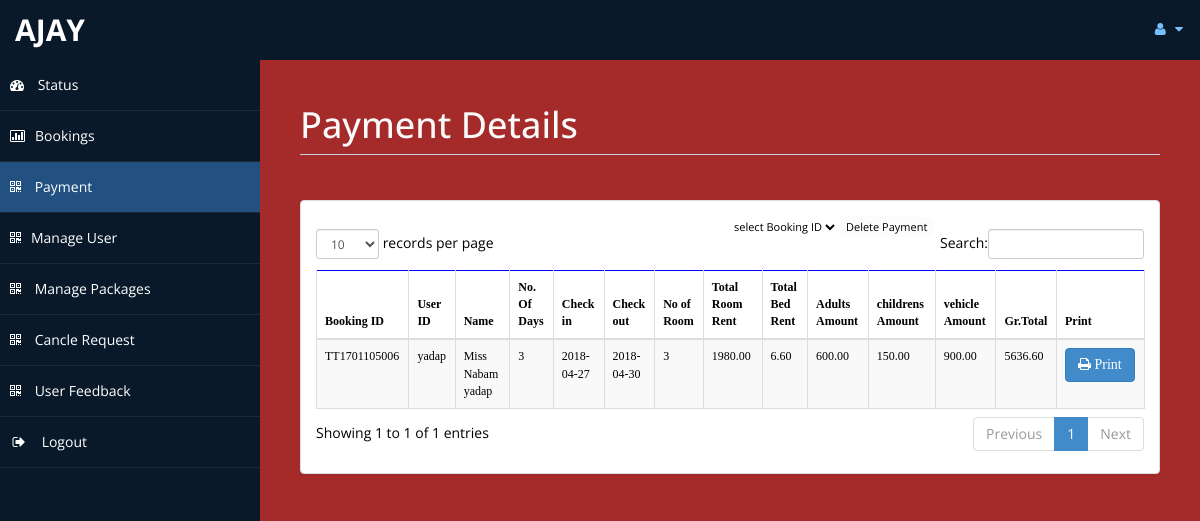
The app's page /admin/payment.php (signed in) with its own data.
### tables this page shows
CREATE TABLE `payment` (
  `id` int(11) NOT NULL,
  `booking_id` varchar(100) NOT NULL,
  `package_name` varchar(100) NOT NULL,
  `category` varchar(100) NOT NULL,
  `package_price` varchar(50) NOT NULL,
  `title` varchar(5) DEFAULT NULL,
  `fname` varchar(30) DEFAULT NULL,
  `lname` varchar(30) DEFAULT NULL,
  `troom` varchar(30) DEFAULT NULL,
  `tbed` varchar(30) DEFAULT NULL,
  `nroom` int(11) DEFAULT NULL,
  `cin` date DEFAULT NULL,
  `cout` date DEFAULT NULL,
  `ttot` double(8,2) DEFAULT NULL,
  `btot` double(8,2) DEFAULT NULL,
  `noofdays` int(11) DEFAULT NULL,
  `t_adults` double(8,2) NOT NULL,
  `t_childs` double(8,2) NOT NULL,
  `t_vehicle` double(8,2) NOT NULL,
  `fintot` double(8,2) DEFAULT NULL,
  `userid` varchar(100) NOT NULL
);

### admin/payment.php (the view, shortened to what this page needs)
<!DOCTYPE html>
<html xmlns="http://www.w3.org/1999/xhtml">
<head>
    <link href="assets/css/bootstrap.css" rel="stylesheet" />
    <link href="assets/css/font-awesome.css" rel="stylesheet" />
    <link href="assets/css/custom-styles.css" rel="stylesheet" />
    <link href="assets/js/dataTables/dataTables.bootstrap.css" rel="stylesheet" />
</head>
<body>
    <div id="wrapper">
        <nav class="navbar navbar-default top-navbar" role="navigation">
            <div class="navbar-header">
                <a class="navbar-brand" href="home.php"><?php echo $_SESSION["user"]; ?> </a>
            </div>
            <ul class="nav navbar-top-links navbar-right">
                <li class="dropdown">
                    <a class="dropdown-toggle" data-toggle="dropdown" href="#" aria-expanded="false">
                        <i class="fa fa-user fa-fw"></i> <i class="fa fa-caret-down"></i>
                    </a>
                </li>
            </ul>
        </nav>
        <nav class="navbar-default navbar-side" role="navigation">
            <div class="sidebar-collapse">
                <ul class="nav" id="main-menu">
                    <li>
                        <a href="home.php"><i class="fa fa-dashboard"></i> Status</a>
                    </li>
					<li>
                        <a href="roombook.php"><i class="fa fa-bar-chart-o"></i>Bookings</a>
                    </li>
                    <li>
                        <a class="active-menu" href="payment.php"><i class="fa fa-qrcode"></i> Payment</a>
                    </li>
                      <li>
                        <a   href="manageuser.php"><i class="fa fa-qrcode"></i>Manage User</a>
                    </li>
                      <li>
                        <a   href="managepackage.php"><i class="fa fa-qrcode"></i> Manage Packages</a>
                    </li>
                     <li>
                        <a  href="cancle.php"><i class="fa fa-qrcode"></i> Cancle Request</a>
                    </li>
                                        <li>
                        <a  href="feedback.php"><i class="fa fa-qrcode"></i> User Feedback</a>
                    </li>
                    <li>
                        <a href="logout.php" ><i class="fa fa-sign-out fa-fw"></i> Logout</a>
                    </li>
            </div>
        </nav>
        <div id="page-wrapper" >
            <div id="page-inner">
			 <div class="row">
                    <div class="col-md-12">
                        <h1 class="page-header">
                           Payment Details<small> </small>
                        </h1>
                    </div>
                </div>
            <div class="row">
                <div class="col-md-12">
                    <div class="panel panel-default">
                        <div class="panel-body">
                          <div class="f1"><form method="post" ><select name="dd" ><option>select Booking ID
                    <?php
$cn=mysqli_connect("localhost","root","","tourismtrades");
$s="select * from payment";
$result=mysqli_query($cn,$s);
while($data=mysqli_fetch_array($result))
{
		echo "<option value=$data[1]>$data[1]</option>";
}
?>
    </option></select><input type="submit" name="det" value="Delete Payment" id="d1"></form></td></th>
?> </div>
                            <div class="table-responsive">
                                <table style="border-color:blue;" class="table table-striped table-bordered table-hover" id="dataTables-example">
                                    <thead>
                                        <tr style="color:black; font-family:loto;">
                                            <th>Booking ID</th>
                                            <th>User ID</th>
                                            <th>Name</th>
                                            <th>No. Of Days</th>
								            <th>Check in</th>
											<th>Check out</th>
											<th>No of Room</th>
                                            <th>Total Room Rent</th>
											<th>Total Bed Rent</th>
								            <th>Adults Amount</th>
                                            <th>childrens Amount</th>
                                            <th>vehicle Amount</th>
											<th>Gr.Total</th>
											<th>Print</th>
                                        </tr>
                                    </thead>
                                    <tbody style="color:black; font-family:loto;">
									<?php
										include ('db.php');
										$sql="select * from payment";
										$re = mysqli_query($con,$sql);
										while($row = mysqli_fetch_array($re))
										{
											$id = $row['id'];
											if($id % 2 ==1 )
											{
												echo"<tr class='gradeC'>
                                                     <td>".$row['booking_id']."</td>
                                                     <td>".$row['userid']."</td>
													<td>".$row['title']." ".$row['fname']." ".$row['lname']."</td><td>".$row['noofdays']."</td>
													<td>".$row['cin']."</td>
													<td>".$row['cout']."</td>
													<td>".$row['nroom']."</td>
                                                    <td>".$row['ttot']."</td>
				                                    <td>".$row['btot']."</td>
                                                     <td>".$row['t_adults']."</td>
                                                      <td>".$row['t_childs']."</td>
                                                      <td>".$row['t_vehicle']."</td>
													<td>".$row['fintot']."</td>
													<td><a href=print.php?pid=".$id ." <button class='btn btn-primary'> <i class='fa fa-print' ></i> Print</button></td>
													</tr>";
											}
										}
									?>
                                    </tbody>
                                </table>
                            </div>
                        </div>
                    </div>
                </div>
            </div>
                </div>
            </div>
    </div>
</body>
</html>

### admin/assets/css/custom-styles.css (style rules this page uses)
body { font-family: 'Open Sans', sans-serif; }
#wrapper { width: 100%; background:#09192A; }
#page-wrapper { padding: 15px 15px; min-height: 600px; background:brown; }
#page-inner { width:100%; margin:10px 20px 10px 0px; background-color:transparent; padding:10px; min-height:1200px; }
h1, .h1, h2, .h2, h3, .h3 { margin-top: 7px; margin-bottom: -5px; }
.page-header { padding-bottom: 9px; margin: 10px 0 45px; border-bottom: 1px solid #C7D1DD; }
.top-navbar { margin:0px; }
.top-navbar .navbar-brand { color: #fff; width: 260px; text-align: left; height: 60px; font-size: 30px; font-weight: 700; text-transform: uppercase; line-height: 30px; }
.top-navbar .nav > li { position: relative; display: inline-block; }
.top-navbar .nav > li > a { position: relative; display: block; padding: 19px 15px; color: #77C0FD; }
.active-menu { background-color:#225081!important; }
.sidebar-collapse , .sidebar-collapse .nav { background:none; }
.sidebar-collapse .nav { padding:0; }
.sidebar-collapse .nav > li > a { color:#fff; background:transparent; text-shadow:none; }
.sidebar-collapse > .nav > li > a { padding:15px 10px; }
.sidebar-collapse > .nav > li { border-bottom: 1px solid rgba(107, 108, 109, 0.19); }
.navbar-side { border:none; background-color: transparent; }
.top-navbar { background:#09192A; border-bottom:none; }
.top-navbar .nav > li > a > i { margin-right: 2px; }
.navbar-default { border:0px solid black; }
.navbar-header { background: #09192A; }
.nav > li > a > i { margin-right:10px; }
@media (min-width:768px) { #page-wrapper { margin: 0 0 0 260px; padding: 15px 30px; min-height: 1200px; } }
@media (min-width:768px) { .navbar-side { z-index: 1; position: absolute; width: 260px; } }
@media (min-width:768px) { .navbar { border-radius: 0px; } }

### admin/payment.php (style rules this page uses)
.panel-body { color: black; }
.table { font-size: 12px; }
.f1 { font-size: 11px; margin-left: 50%; margin-bottom: -1%; }
.f1 input[type="submit"] { border-radius: 15px; background-color: #fcfcfc; color: black; border-color: transparent; }
.f1 select { border-color: transparent; background-color: transparent; border: none; border-bottom: 2px solid #fff; }

### records on screen
payment: booking "TT1701105006", userid "yadap", title "Miss", fname "Nabam", lname "yadap", noofdays "3", cin "2018-04-27", cout "2018-04-30", nroom "3", ttot "1980.00", btot "6.60", t_adults "600.00", t_childs "150.00", t_vehicle "900.00", fintot "5636.60"

### other values on screen
$_SESSION["user"] "AJAY"
